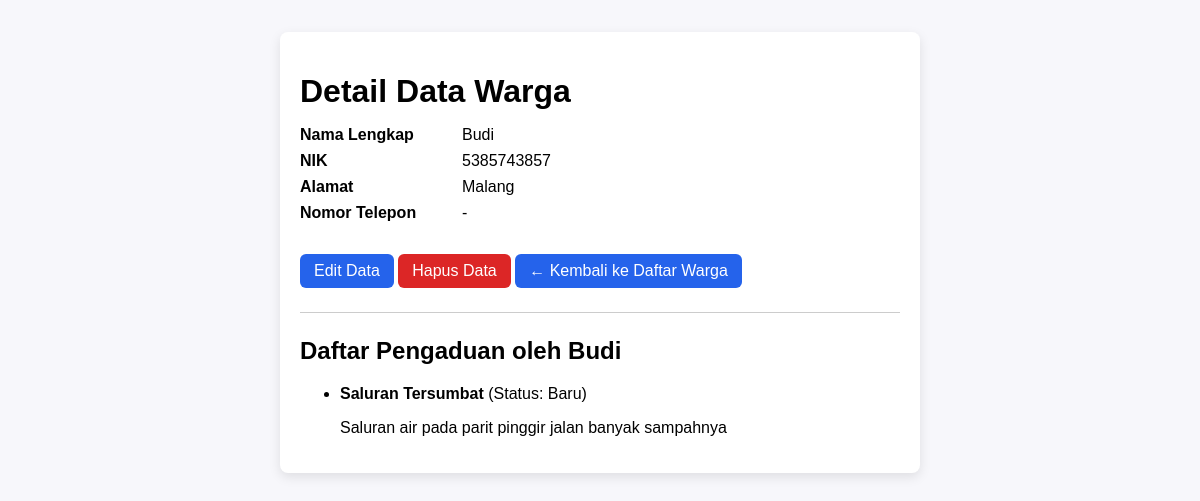
Screenshot of /warga/2/ with the database file from the repository.
### warga/models.py (models this page shows, shortened)
class warga(models.Model):
    nik = models.CharField(max_length=16, unique=True, verbose_name="Nomer Induk Kependudukan")
    nama_lengkap = models.CharField(max_length=100, verbose_name="Nama Lengkap")
    alamat = models.TextField(verbose_name="Alamat Tinggal")
    no_telpon = models.CharField(max_length=15, blank=True, verbose_name="Nomor Telpon")
    tanggal_registrasi = models.DateTimeField(auto_now_add=True)

class Pengaduan(models.Model):
    STATUS_CHOICES = [
        ('BARU','Baru'),
        ('DIPROSES','Selesai'),
        ('SELESAI','Selesai'),
    ]
    judul = models.CharField(max_length=200)
    deskripsi = models.TextField()
    status = models.CharField(max_length=10, choices=STATUS_CHOICES, default='BARU')
    tanggal_lapor = models.DateTimeField(auto_now_add=True)
    pelapor = models.ForeignKey(warga, on_delete=models.CASCADE, related_name='pengaduan')

### warga/views.py (the view)
# urls.py: path('<int:pk>/', WargaDetailView.as_view(), name='warga-detail'),
class WargaDetailView(DetailView):
    model = warga
    template_name = 'warga/warga_detail.html'  # opsional juga

### kelurahan/warga/templates/warga/warga_detail.html (shortened to what this page needs)
<!DOCTYPE html>
<html lang="id">
<head>
</head>
<body>
  <div class="card">
    <h1>Detail Data Warga</h1>
    {% if object %}
      <dl>
        <dt>Nama Lengkap</dt>
        <dd>{{ object.nama_lengkap }}</dd>
        <dt>NIK</dt>
        <dd>{{ object.nik }}</dd>
        <dt>Alamat</dt>
        <dd>{{ object.alamat|default:"-" }}</dd>
        <dt>Nomor Telepon</dt>
        <dd>{{ object.no_telepon|default:"-" }}</dd>
      </dl>
      <a href="{% url 'warga-edit' object.pk %}" class="btn">Edit Data</a>
      <a href="{% url 'warga-hapus' object.pk %}" class="btn btn-danger">Hapus Data</a>
      <a href="{% url 'warga-list' %}" class="btn">← Kembali ke Daftar Warga</a>
    {% else %}
      <p>Data warga tidak ditemukan.</p>
    {% endif %}
    <hr>
    <h2>Daftar Pengaduan oleh {{ object.nama_lengkap }}</h2>
    <ul>
      {% for aduan in object.pengaduan.all %}
        <li>
          <strong>{{ aduan.judul }}</strong> (Status: {{ aduan.get_status_display }})
          <p>{{ aduan.deskripsi }}</p>
        </li>
      {% empty %}
        <li>Warga ini belum pernah membuat pengaduan.</li>
      {% endfor %}
    </ul>
  </div>
</body>
</html>

### kelurahan/warga/templates/warga/warga_detail.html (style rules this page uses)
body { font-family: Arial, sans-serif; padding: 24px; background:#f7f7fb; }
.card { background: #fff; border-radius: 8px; padding: 20px; max-width: 600px; margin: 0 auto; box-shadow: 0 4px 12px rgba(0,0,0,0.1); }
h1 { margin-bottom: 16px; }
dl { display: grid; grid-template-columns: 150px 1fr; gap: 8px 12px; }
dt { font-weight: bold; }
dd { margin: 0; }
.btn { display:inline-block; margin-top:16px; text-decoration:none; padding:8px 14px; background:#2563eb; color:white; border-radius:6px; transition:0.2s; }
.btn-danger { background:#dc2626; }
hr { margin: 24px 0; border: 0; border-top: 1px solid #ccc; }

### rows the page displays
warga: nama_lengkap "Budi", nik "5385743857", alamat "Malang"
Pengaduan: judul "Saluran Tersumbat", status "Baru", deskripsi "Saluran air pada parit pinggir jalan banyak sampahnya"

### other values shown
{{ object.no_telepon|default:"-" }} "-"
